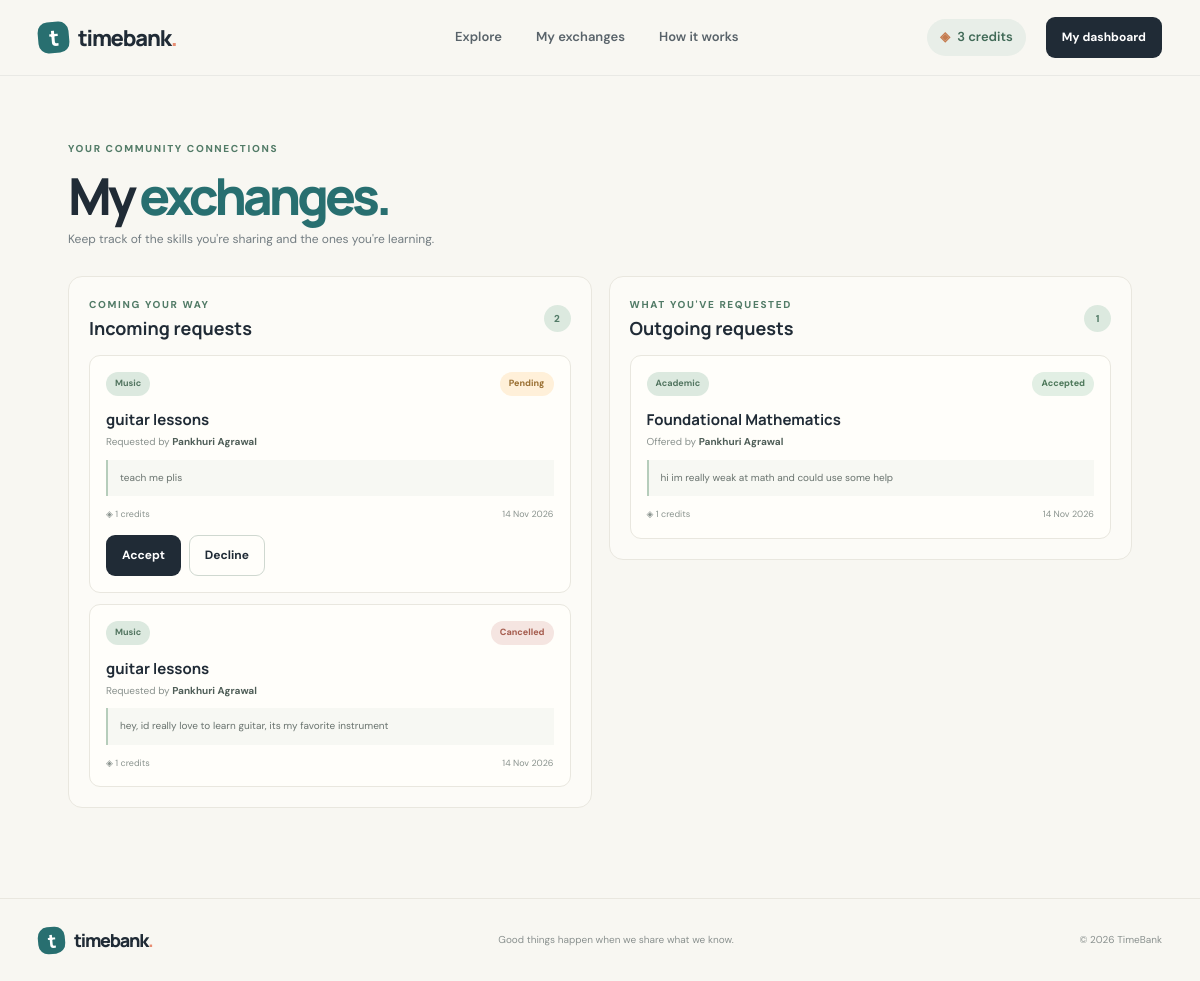
Page /exchanges (signed in) on the earlier database version.
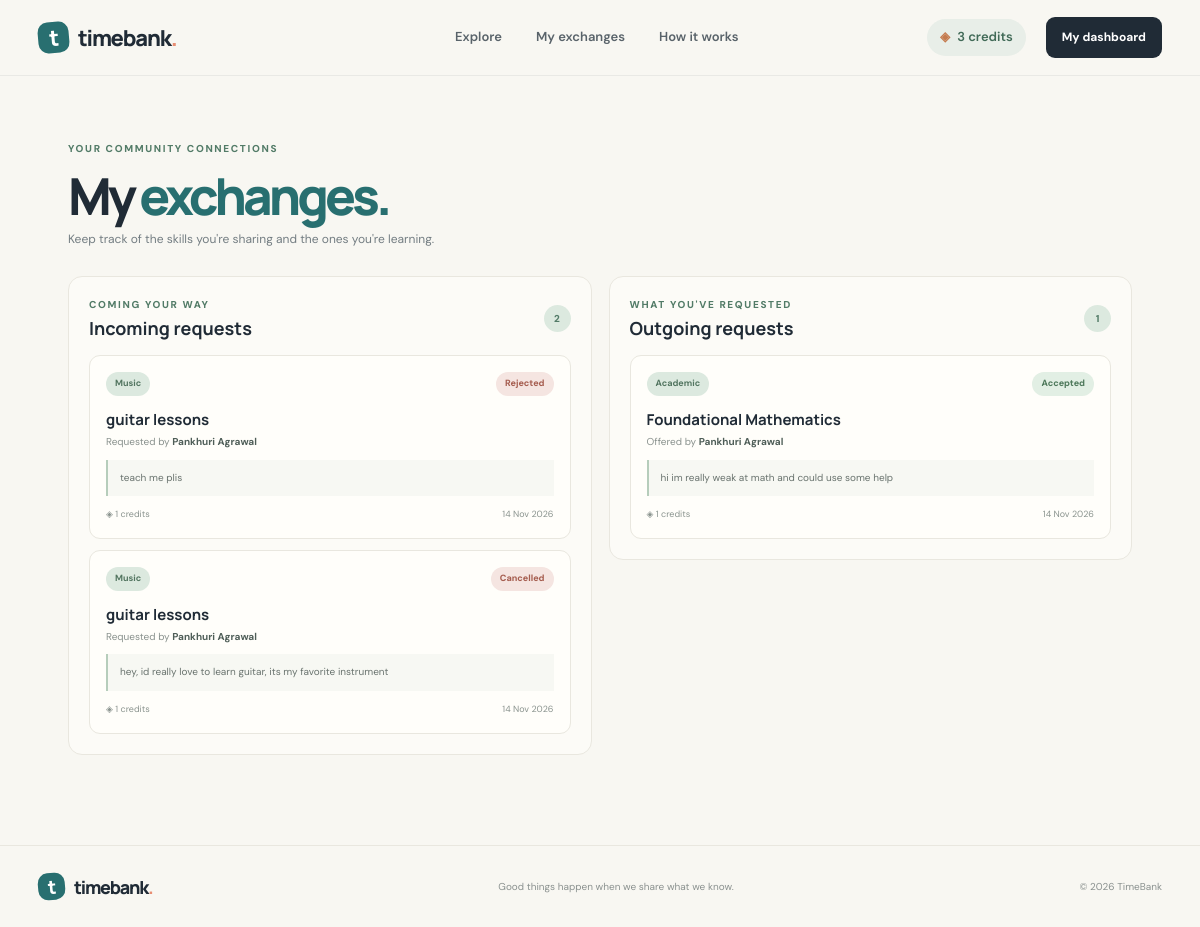
Same page on the later database version.
### models.py (models this page shows)
class User(UserMixin, db.Model):
    id = db.Column(db.Integer, primary_key=True)
    name = db.Column(db.String(80), nullable=False)
    email = db.Column(db.String(120), unique=True, nullable=False, index=True)
    password_hash = db.Column(db.String(255), nullable=False)
    location = db.Column(db.String(120))
    bio = db.Column(db.String(300))
    credits = db.Column(db.Integer, nullable=False, default=3)
    created_at = db.Column(db.DateTime, default=datetime.utcnow)
    services = db.relationship(
        "Service", backref="owner", lazy=True, cascade="all, delete-orphan"
    )

class ExchangeRequest(db.Model):
    id = db.Column(db.Integer, primary_key=True)
    service_id = db.Column(db.Integer, db.ForeignKey("service.id"), nullable=False)
    requester_id = db.Column(db.Integer, db.ForeignKey("user.id"), nullable=False)
    provider_id = db.Column(db.Integer, db.ForeignKey("user.id"), nullable=False)
    message = db.Column(db.Text, nullable=False)
    status = db.Column(db.String(20), nullable=False, default="pending")
    created_at = db.Column(db.DateTime, default=datetime.utcnow)
    service = db.relationship("Service", backref="exchange_requests")
    requester = db.relationship("User", foreign_keys=[requester_id])
    provider = db.relationship("User", foreign_keys=[provider_id])

class Service(db.Model):
    id = db.Column(db.Integer, primary_key=True)
    title = db.Column(db.String(100), nullable=False)
    category = db.Column(db.String(40), nullable=False)
    description = db.Column(db.Text, nullable=False)
    duration_hours = db.Column(db.Integer, nullable=False, default=1)
    is_active = db.Column(db.Boolean, nullable=False, default=True)
    created_at = db.Column(db.DateTime, default=datetime.utcnow)
    owner_id = db.Column(db.Integer, db.ForeignKey("user.id"), nullable=False)

### app.py (the view)
@app.route("/exchanges")
@login_required
def exchanges():
    incoming = (
        ExchangeRequest.query.filter_by(provider_id=current_user.id)
        .order_by(ExchangeRequest.created_at.desc()).all()
    )
    outgoing = (
        ExchangeRequest.query.filter_by(requester_id=current_user.id)
        .order_by(ExchangeRequest.created_at.desc()).all()
    )
    return render_template("exchanges.html", incoming=incoming, outgoing=outgoing)

### app.py (called while the page is built)
@login_manager.user_loader
def load_user(user_id):
    return db.session.get(User, int(user_id))

### templates/exchanges.html (shortened to what this page needs)
{% extends "base.html" %}
{% block content %}
<section class="page-shell">
  <div class="page-intro"><div class="eyebrow">YOUR COMMUNITY CONNECTIONS</div><h1>My <span>exchanges.</span></h1><p class="muted">Keep track of the skills you're sharing and the ones you're learning.</p></div>
  <div class="exchange-columns">
    <section class="exchange-panel">
      <div class="exchange-panel-heading"><div><div class="eyebrow">COMING YOUR WAY</div><h2>Incoming requests</h2></div><span class="count-bubble">{{ incoming|length }}</span></div>
      {% if incoming %}
        {% for item in incoming %}
          <article class="exchange-card">
            <div class="exchange-card-top"><span class="category-tag">{{ item.service.category }}</span><span class="status-pill status-{{ item.status }}">{{ item.status }}</span></div>
            <h3>{{ item.service.title }}</h3>
            <p class="exchange-person">Requested by <b>{{ item.requester.name }}</b></p>
            <blockquote>{{ item.message }}</blockquote>
            <div class="exchange-meta"><span>◈ {{ item.service.duration_hours }} credits</span><span>{{ item.created_at.strftime('%d %b %Y') }}</span></div>
            {% if item.status == 'pending' %}
              <div class="exchange-actions">
                <form method="POST" action="{{ url_for('update_exchange', exchange_id=item.id, action='accept') }}"><button class="button button-dark button-small" type="submit">Accept</button></form>
                <form method="POST" action="{{ url_for('update_exchange', exchange_id=item.id, action='reject') }}"><button class="button button-outline button-small" type="submit">Decline</button></form>
              </div>
            {% endif %}
          </article>
        {% endfor %}
      {% else %}
        <div class="exchange-empty"><span>↙</span><b>No incoming requests yet</b><p>When someone requests one of your services, you'll find it here.</p></div>
      {% endif %}
    </section>
    <section class="exchange-panel">
      <div class="exchange-panel-heading"><div><div class="eyebrow">WHAT YOU'VE REQUESTED</div><h2>Outgoing requests</h2></div><span class="count-bubble">{{ outgoing|length }}</span></div>
      {% if outgoing %}
        {% for item in outgoing %}
          <article class="exchange-card">
            <div class="exchange-card-top"><span class="category-tag">{{ item.service.category }}</span><span class="status-pill status-{{ item.status }}">{{ item.status }}</span></div>
            <h3>{{ item.service.title }}</h3>
            <p class="exchange-person">Offered by <b>{{ item.provider.name }}</b></p>
            <blockquote>{{ item.message }}</blockquote>
            <div class="exchange-meta"><span>◈ {{ item.service.duration_hours }} credits</span><span>{{ item.created_at.strftime('%d %b %Y') }}</span></div>
          </article>
        {% endfor %}
      {% else %}
        <div class="exchange-empty"><span>↗</span><b>You haven't requested anything</b><p>Explore services and send your first request when something catches your eye.</p><a class="button button-outline button-small" href="{{ url_for('explore') }}">Explore services</a></div>
      {% endif %}
    </section>
  </div>
</section>
{% endblock %}

### templates/base.html (shortened to what this page needs)
<!DOCTYPE html>
<html lang="en">
<head>
  <link rel="stylesheet" href="{{ url_for('static', filename='css/style.css') }}">
  <link rel="stylesheet" href="{{ url_for('static', filename='css/components.css') }}">
</head>
<body>
  <header class="site-header">
    <div class="nav-wrap">
      <a class="brand" href="{{ url_for('index') }}">
        <span class="brand-mark">t</span><span>timebank<span class="brand-dot">.</span></span>
      </a>
      <nav class="main-nav">
        <a href="{{ url_for('explore') }}">Explore</a>
        {% if current_user.is_authenticated %}
          <a href="{{ url_for('exchanges') }}">My exchanges</a>
        {% endif %}
        <a href="{{ url_for('index') }}#how-it-works">How it works</a>
      </nav>
      <div class="nav-actions">
        {% if current_user.is_authenticated %}
          <a class="credit-pill" href="{{ url_for('dashboard') }}"><span class="coin">◈</span> {{ current_user.credits }} credits</a>
          <a class="button button-dark button-small" href="{{ url_for('dashboard') }}">My dashboard</a>
        {% else %}
          <a class="nav-login" href="{{ url_for('login') }}">Log in</a>
          <a class="button button-dark button-small" href="{{ url_for('signup') }}">Join TimeBank <span>↗</span></a>
        {% endif %}
      </div>
    </div>
  </header>
  <main>
    {% block content %}{% endblock %}
  </main>
  <footer class="site-footer">
    <div class="footer-inner">
      <a class="brand brand-footer" href="{{ url_for('index') }}"><span class="brand-mark">t</span><span>timebank<span class="brand-dot">.</span></span></a>
      <p>Good things happen when we share what we know.</p>
      <span>© 2026 TimeBank</span>
    </div>
  </footer>
</body>
</html>

### static/css/style.css (style rules this page uses)
:root { --ink: #202b36; --muted: #737d82; --paper: #f8f7f2; --white: #fffefa; --line: #e9e7df; --sage: #dce9df; --sage-strong: #527b67; --teal: #286f70; --coral: #e88d72; --coral-soft: #f8e3d9; --lilac: #e9e3f2; --shadow: 0 16px 45px rgba(36, 48, 55, .07); }
* { box-sizing: border-box; }
html { scroll-behavior: smooth; }
body { margin: 0; background: var(--paper); color: var(--ink); font-family: "DM Sans", sans-serif; line-height: 1.55; }
a { color: inherit; text-decoration: none; }
.site-header { height: 76px; border-bottom: 1px solid rgba(32,43,54,.07); background: rgba(248,247,242,.94); position: sticky; top: 0; z-index: 20; backdrop-filter: blur(14px); }
.nav-wrap { max-width: 1180px; height: 100%; padding: 0 28px; margin: auto; display: flex; align-items: center; justify-content: space-between; }
.brand { display: inline-flex; align-items: center; gap: 9px; font: 800 22px "Manrope", sans-serif; letter-spacing: -1.2px; }
.brand-mark { width: 31px; height: 31px; border-radius: 10px; display: grid; place-items: center; background: var(--teal); color: white; font: 800 22px "Manrope"; transform: rotate(-5deg); }
.brand-dot { color: var(--coral); }
.main-nav { display: flex; gap: 34px; margin-left: 90px; color: #59636a; font-size: 13px; font-weight: 600; }
.nav-actions { display: flex; align-items: center; gap: 20px; font-size: 13px; font-weight: 600; }
.credit-pill { background: #e8eee8; color: #416a57; border-radius: 30px; padding: 8px 13px; }
.coin { color: #c47a4d; margin-right: 4px; }
.button { display: inline-flex; justify-content: center; align-items: center; gap: 18px; border: 1px solid transparent; border-radius: 9px; padding: 14px 20px; font-size: 13px; font-weight: 700; cursor: pointer; transition: transform .18s, background .18s, box-shadow .18s; }
.button-dark { background: var(--ink); color: white; }
.button-small { padding: 10px 15px; font-size: 12px; }
.eyebrow { color: var(--sage-strong); font-size: 10px; letter-spacing: 1.65px; font-weight: 800; }
.hero h1, .page-intro h1, .form-page h1, .auth-aside h1 { font: 800 clamp(48px, 6vw, 76px)/1.05 "Manrope", sans-serif; letter-spacing: -4px; margin: 21px 0 19px; }
.highlight-word, .section-heading h2 span, .page-intro h1 span, .form-page h1 span { color: var(--teal); }
.category-tag { background: var(--sage); color: #527560; border-radius: 30px; padding: 5px 9px; font-size: 9px; font-weight: 700; }
.site-footer { border-top: 1px solid var(--line); }
.footer-inner { max-width: 1180px; padding: 23px 28px; margin: auto; display: flex; align-items: center; justify-content: space-between; }
.brand-footer { font-size: 18px; }
.brand-footer .brand-mark { width: 27px; height: 27px; font-size: 19px; }
.footer-inner p, .footer-inner > span { color: #8a918f; font-size: 10px; }
.muted { color: var(--muted); }
.dashboard-shell, .page-shell { max-width: 1120px; padding: 65px 28px 90px; margin: auto; }
.page-intro { margin-bottom: 27px; }
.page-intro h1 { font-size: 51px; margin: 12px 0 8px; }
.page-intro p { font-size: 12px; margin: 0; }

Differences in the rows shown:
changed ExchangeRequest "teach me plis": status "Pending" → "Rejected"; no longer shows "Accept Decline"
